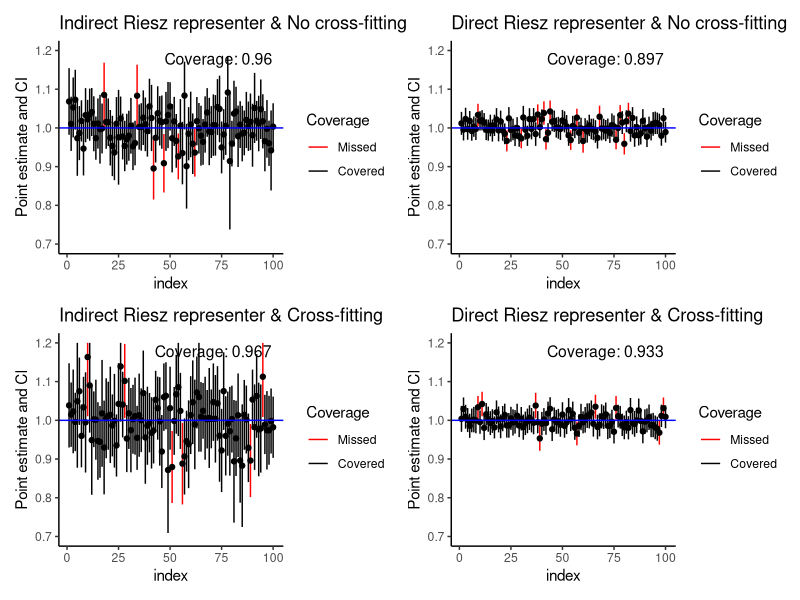

Reproduce this figure in R.
library(tidyverse)
library(patchwork)
no_cross_fit_results <- read_csv("ase_experiment/lasso_experiment/Results/no_cross_fit_results.csv")
cross_fit_results <- read_csv("ase_experiment/lasso_experiment/Results/cross_fit_results.csv")
no_cross_fit_results = no_cross_fit_results %>% sample_frac() %>% mutate(index = 1:1000, indirect_coverage = indirect_lower <= truth & truth <= indirect_upper)
no_cross_fit_results = no_cross_fit_results %>%  mutate(riesz_coverage = riesz_lower <= truth & truth <= riesz_upper)

cross_fit_results = cross_fit_results %>% sample_frac() %>% mutate(index = 1:1000, indirect_coverage = indirect_lower <= truth & truth <= indirect_upper)
cross_fit_results = cross_fit_results %>% mutate(riesz_coverage = riesz_lower <= truth & truth <= riesz_upper)

ymax = 1.2
ymin = 0.7


a = ggplot(no_cross_fit_results[1:100,])+
  geom_segment(aes(x=index, y=indirect_lower,xend=index, yend=indirect_upper, color = as.factor(indirect_coverage)))+
  geom_point(aes(x=index, y=indirect_estimate))+
  theme_classic()+
  scale_color_manual(                      
    values = c('FALSE' = "red", "TRUE" = "black"),
    name = "Coverage",
    labels = c("Missed", "Covered")
  )+
  geom_hline(yintercept = no_cross_fit_results$truth[1],color='blue')+
  ylab('Point estimate and CI')+
  annotate("text", 
           x = Inf, y = Inf, 
           label = paste0("Coverage: ", round(mean(no_cross_fit_results$indirect_coverage),5)), 
           hjust = 1.1, vjust = 2, 
           size = 4)+
  ylim(ymin,ymax)+
  ggtitle('Indirect Riesz representer & No cross-fitting')



b = ggplot(no_cross_fit_results[1:100,])+
  geom_segment(aes(x=index, y=riesz_lower,xend=index, yend=riesz_upper, color = as.factor(riesz_coverage)))+
  geom_point(aes(x=index, y=riesz_estimate))+
  theme_classic()+
  scale_color_manual(                      
    values = c('FALSE' = "red", "TRUE" = "black"),
    name = "Coverage",
    labels = c("Missed", "Covered")
  )+
  geom_hline(yintercept = no_cross_fit_results$truth[1],color='blue')+
  ylab('Point estimate and CI')+
  annotate("text", 
           x = Inf, y = Inf, 
           label = paste0("Coverage: ", round(mean(no_cross_fit_results$riesz_coverage),5)), 
           hjust = 1.1, vjust = 2, 
           size = 4)+
  ylim(ymin, ymax)+
  ggtitle('Direct Riesz representer & No cross-fitting')


c = ggplot(cross_fit_results[1:100,])+
  geom_segment(aes(x=index, y=pmax(ymin,indirect_lower),xend=index, yend=pmin(ymax,indirect_upper), color = as.factor(indirect_coverage)))+
  geom_point(aes(x=index, y=indirect_estimate))+
  theme_classic()+
  scale_color_manual(                      
    values = c('FALSE' = "red", "TRUE" = "black"),
    name = "Coverage",
    labels = c("Missed", "Covered")
  )+
  geom_hline(yintercept = no_cross_fit_results$truth[1],color='blue')+
  ylab('Point estimate and CI')+
  annotate("text", 
           x = Inf, y = Inf, 
           label = paste0("Coverage: ", round(mean(cross_fit_results$indirect_coverage),5)), 
           hjust = 1.1, vjust = 2, 
           size = 4)+
  ylim(ymin, ymax)+
  ggtitle('Indirect Riesz representer & Cross-fitting')

d = ggplot(cross_fit_results[1:100,])+
  geom_segment(aes(x=index, y=riesz_lower,xend=index, yend=riesz_upper, color = as.factor(riesz_coverage)))+
  geom_point(aes(x=index, y=riesz_estimate))+
  theme_classic()+
  scale_color_manual(                      
    values = c('FALSE' = "red", "TRUE" = "black"),
    name = "Coverage",
    labels = c("Missed", "Covered")
  )+
  geom_hline(yintercept = no_cross_fit_results$truth[1],color='blue')+
  ylab('Point estimate and CI')+
  annotate("text", 
           x = Inf, y = Inf, 
           label = paste0("Coverage: ", round(mean(cross_fit_results$riesz_coverage),5)), 
           hjust = 1.1, vjust = 2, 
           size = 4)+
  ylim(ymin, ymax)+
  ggtitle('Direct Riesz representer & Cross-fitting')



a+b+c+d